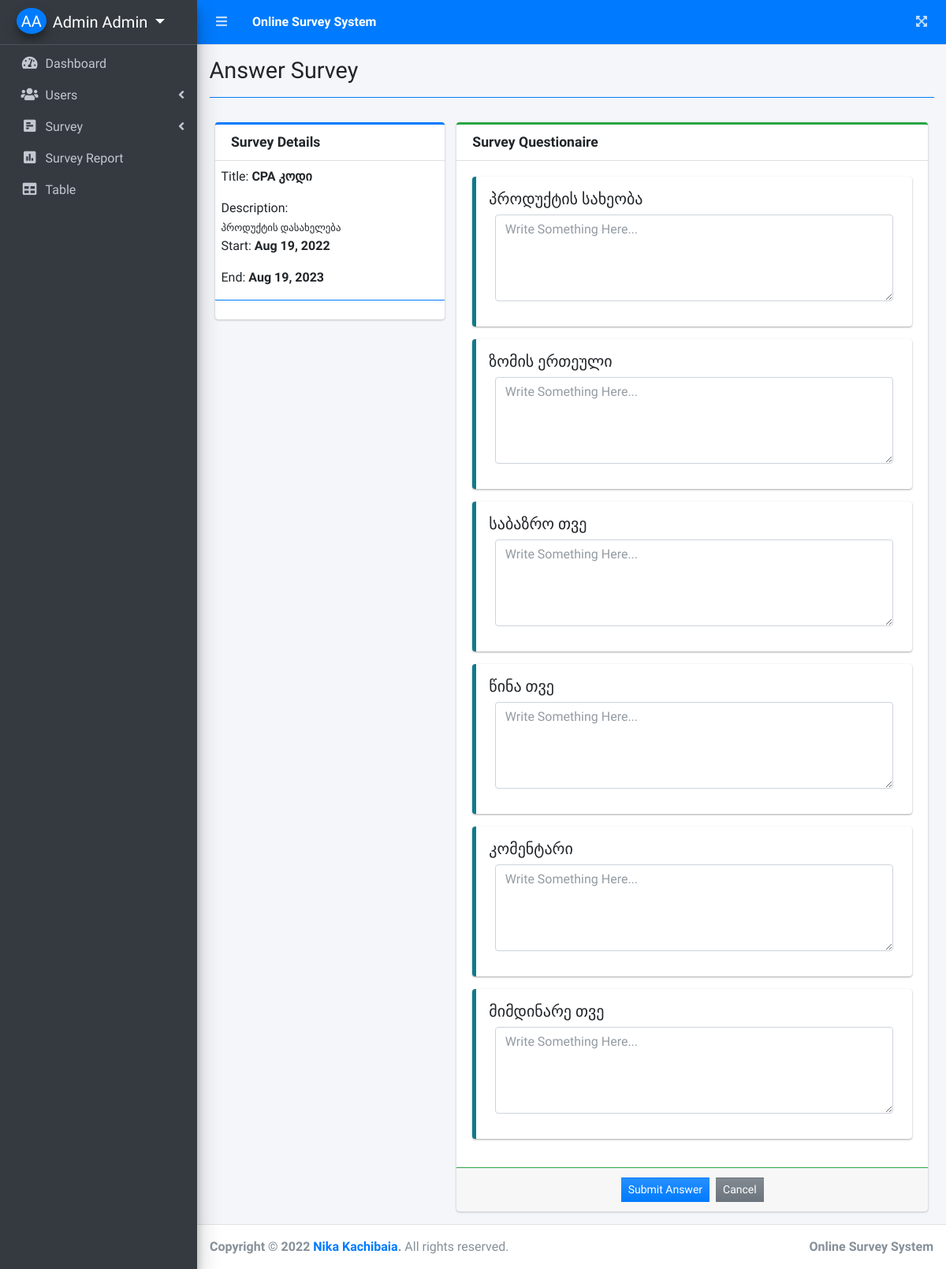
Screenshot of /index.php?page=answer_survey&id=6 (signed in) with the database file from the repository.
### tables this page shows
CREATE TABLE `questions` (
  `id` int(30) NOT NULL,
  `question` text NOT NULL,
  `frm_option` text NOT NULL,
  `type` varchar(50) NOT NULL,
  `order_by` int(11) NOT NULL,
  `survey_id` int(30) NOT NULL,
  `date_created` datetime NOT NULL DEFAULT current_timestamp()
);

### answer_survey.php (the view, shortened to what this page needs)
<?php include 'db_connect.php' ?>
<div class="col-lg-12">
	<div class="row">
		<div class="col-md-4">
			<div class="card card-outline card-primary">
				<div class="card-header">
					<h3 class="card-title"><b>Survey Details</b></h3>
				</div>
				<div class="card-body p-0 py-2">
					<div class="container-fluid">
						<p>Title: <b><?php echo $stitle ?></b></p>
						<p class="mb-0">Description:</p>
						<small><?php echo $description; ?></small>
						<p>Start: <b><?php echo date("M d, Y",strtotime($start_date)) ?></b></p>
						<p>End: <b><?php echo date("M d, Y",strtotime($end_date)) ?></b></p>
					</div>
					<hr class="border-primary">
				</div>
			</div>
		</div>
		<div class="col-md-8">
			<div class="card card-outline card-success">
				<div class="card-header">
					<h3 class="card-title"><b>Survey Questionaire</b></h3>
				</div>
				<form action="" id="manage-survey">
				<div class="card-body ui-sortable">
					<?php
					$question = $conn->query("SELECT * FROM questions where survey_id = $id order by abs(order_by) asc,abs(id) asc");
					while($row=$question->fetch_assoc()):
					?>
					<div class="callout callout-info">
						<h5><?php echo $row['question'] ?></h5>
						<div class="col-md-12">
							<?php
								if($row['type'] == 'radio_opt'):
									foreach(json_decode($row['frm_option']) as $k => $v):
							?>
							<div class="icheck-primary">
		                        <input type="radio" id="option_<?php echo $k ?>" name="answer[<?php echo $row['id'] ?>]" value="<?php echo $k ?>" checked="">
		                        <label for="option_<?php echo $k ?>"><?php echo $v ?></label>
		                     </div>
								<?php endforeach; ?>
						<?php else: ?>
							<div class="form-group">
								<textarea name="answer[<?php echo $row['id'] ?>]" id="" cols="30" rows="4" class="form-control" placeholder="Write Something Here..." ></textarea>
							</div>
						<?php endif; ?>
						</div>
					</div>
					<?php endwhile; ?>
				</div>
				</form>
				<div class="card-footer border-top border-success">
					<div class="d-flex w-100 justify-content-center">
						<button class="btn btn-sm btn-flat bg-gradient-primary mx-1" form="manage-survey">Submit Answer</button>
						<button class="btn btn-sm btn-flat bg-gradient-secondary mx-1" type="button" onclick="location.href = 'index.php?page=survey_widget'">Cancel</button>
					</div>
				</div>
			</div>
		</div>
	</div>
</div>

### rows the page displays
questions: question "პროდუქტის სახეობა", id "Write Something Here..."
questions: question "ზომის ერთეული", id "Write Something Here..."
questions: question "საბაზრო თვე", id "Write Something Here..."
questions: question "წინა თვე", id "Write Something Here..."
questions: question "კომენტარი", id "Write Something Here..."
questions: question "მიმდინარე თვე", id "Write Something Here..."

### other values shown
$_SESSION['login_firstname'] . ' ' . $_SESSION['login_lastname'] "Admin Admin"
$title "Answer Survey"
$stitle "CPA კოდი"
$description "პროდუქტის დასახელება"
date("M d, Y",strtotime($start_date)) "Aug 19, 2022"
date("M d, Y",strtotime($end_date)) "Aug 19, 2023"
